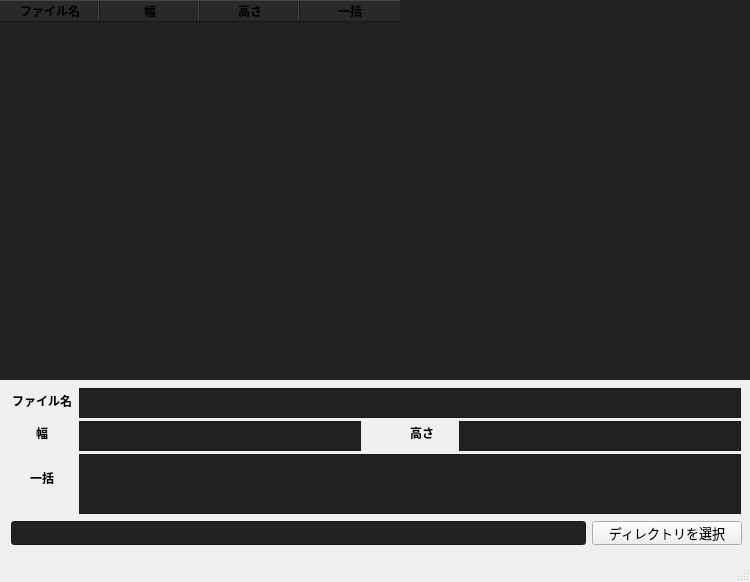
<?xml version="1.0" encoding="UTF-8"?>
<ui version="4.0">
 <class>MainWindow</class>
 <widget class="QMainWindow" name="MainWindow">
  <property name="geometry">
   <rect>
    <x>0</x>
    <y>0</y>
    <width>750</width>
    <height>582</height>
   </rect>
  </property>
  <property name="sizePolicy">
   <sizepolicy hsizetype="Preferred" vsizetype="Preferred">
    <horstretch>0</horstretch>
    <verstretch>0</verstretch>
   </sizepolicy>
  </property>
  <property name="windowTitle">
   <string>MainWindow</string>
  </property>
  <property name="styleSheet">
   <string notr="true"/>
  </property>
  <widget class="QWidget" name="centralwidget">
   <widget class="QTableWidget" name="table">
    <property name="geometry">
     <rect>
      <x>0</x>
      <y>0</y>
      <width>750</width>
      <height>380</height>
     </rect>
    </property>
    <property name="minimumSize">
     <size>
      <width>0</width>
      <height>290</height>
     </size>
    </property>
    <property name="font">
     <font>
      <pointsize>9</pointsize>
     </font>
    </property>
    <property name="cursor" stdset="0">
     <cursorShape>PointingHandCursor</cursorShape>
    </property>
    <property name="mouseTracking">
     <bool>true</bool>
    </property>
    <property name="layoutDirection">
     <enum>Qt::LeftToRight</enum>
    </property>
    <property name="autoFillBackground">
     <bool>false</bool>
    </property>
    <property name="styleSheet">
     <string notr="true">background-color: #222;</string>
    </property>
    <property name="frameShape">
     <enum>QFrame::NoFrame</enum>
    </property>
    <property name="frameShadow">
     <enum>QFrame::Sunken</enum>
    </property>
    <property name="verticalScrollBarPolicy">
     <enum>Qt::ScrollBarAsNeeded</enum>
    </property>
    <property name="horizontalScrollBarPolicy">
     <enum>Qt::ScrollBarAlwaysOff</enum>
    </property>
    <property name="sizeAdjustPolicy">
     <enum>QAbstractScrollArea::AdjustToContents</enum>
    </property>
    <property name="autoScroll">
     <bool>false</bool>
    </property>
    <property name="editTriggers">
     <set>QAbstractItemView::NoEditTriggers</set>
    </property>
    <property name="selectionMode">
     <enum>QAbstractItemView::SingleSelection</enum>
    </property>
    <property name="gridStyle">
     <enum>Qt::NoPen</enum>
    </property>
    <property name="wordWrap">
     <bool>false</bool>
    </property>
    <property name="columnCount">
     <number>4</number>
    </property>
    <attribute name="horizontalHeaderVisible">
     <bool>true</bool>
    </attribute>
    <attribute name="horizontalHeaderCascadingSectionResizes">
     <bool>false</bool>
    </attribute>
    <attribute name="horizontalHeaderHighlightSections">
     <bool>true</bool>
    </attribute>
    <attribute name="horizontalHeaderShowSortIndicator" stdset="0">
     <bool>false</bool>
    </attribute>
    <attribute name="horizontalHeaderStretchLastSection">
     <bool>false</bool>
    </attribute>
    <attribute name="verticalHeaderVisible">
     <bool>false</bool>
    </attribute>
    <column>
     <property name="text">
      <string>ファイル名</string>
     </property>
     <property name="font">
      <font>
       <weight>75</weight>
       <bold>true</bold>
      </font>
     </property>
     <property name="foreground">
      <brush brushstyle="SolidPattern">
       <color alpha="255">
        <red>0</red>
        <green>0</green>
        <blue>0</blue>
       </color>
      </brush>
     </property>
    </column>
    <column>
     <property name="text">
      <string>幅</string>
     </property>
     <property name="font">
      <font>
       <weight>75</weight>
       <bold>true</bold>
      </font>
     </property>
     <property name="foreground">
      <brush brushstyle="SolidPattern">
       <color alpha="255">
        <red>0</red>
        <green>0</green>
        <blue>0</blue>
       </color>
      </brush>
     </property>
    </column>
    <column>
     <property name="text">
      <string>高さ</string>
     </property>
     <property name="font">
      <font>
       <weight>75</weight>
       <bold>true</bold>
      </font>
     </property>
     <property name="foreground">
      <brush brushstyle="SolidPattern">
       <color alpha="255">
        <red>0</red>
        <green>0</green>
        <blue>0</blue>
       </color>
      </brush>
     </property>
    </column>
    <column>
     <property name="text">
      <string>一括</string>
     </property>
     <property name="font">
      <font>
       <weight>75</weight>
       <bold>true</bold>
      </font>
     </property>
     <property name="foreground">
      <brush brushstyle="SolidPattern">
       <color alpha="255">
        <red>0</red>
        <green>0</green>
        <blue>0</blue>
       </color>
      </brush>
     </property>
    </column>
   </widget>
   <widget class="QWidget" name="layoutWidget">
    <property name="geometry">
     <rect>
      <x>11</x>
      <y>520</y>
      <width>731</width>
      <height>26</height>
     </rect>
    </property>
    <layout class="QHBoxLayout" name="horizontalLayout">
     <item>
      <widget class="QLineEdit" name="lineEdit">
       <property name="minimumSize">
        <size>
         <width>0</width>
         <height>24</height>
        </size>
       </property>
       <property name="styleSheet">
        <string notr="true">background-color: #222;</string>
       </property>
      </widget>
     </item>
     <item>
      <widget class="QPushButton" name="browseButton">
       <property name="minimumSize">
        <size>
         <width>150</width>
         <height>24</height>
        </size>
       </property>
       <property name="maximumSize">
        <size>
         <width>150</width>
         <height>24</height>
        </size>
       </property>
       <property name="font">
        <font>
         <pointsize>10</pointsize>
         <weight>50</weight>
         <bold>false</bold>
        </font>
       </property>
       <property name="cursor">
        <cursorShape>PointingHandCursor</cursorShape>
       </property>
       <property name="styleSheet">
        <string notr="true">background-color: </string>
       </property>
       <property name="text">
        <string>ディレクトリを選択</string>
       </property>
      </widget>
     </item>
    </layout>
   </widget>
   <widget class="QWidget" name="layoutWidget">
    <property name="geometry">
     <rect>
      <x>10</x>
      <y>440</y>
      <width>731</width>
      <height>76</height>
     </rect>
    </property>
    <layout class="QHBoxLayout" name="horizontalLayout_3">
     <property name="spacing">
      <number>5</number>
     </property>
     <item>
      <widget class="QLabel" name="label_4">
       <property name="sizePolicy">
        <sizepolicy hsizetype="Preferred" vsizetype="Preferred">
         <horstretch>0</horstretch>
         <verstretch>0</verstretch>
        </sizepolicy>
       </property>
       <property name="minimumSize">
        <size>
         <width>64</width>
         <height>0</height>
        </size>
       </property>
       <property name="font">
        <font>
         <weight>75</weight>
         <bold>true</bold>
        </font>
       </property>
       <property name="text">
        <string>一括</string>
       </property>
       <property name="alignment">
        <set>Qt::AlignCenter</set>
       </property>
      </widget>
     </item>
     <item>
      <widget class="QTextEdit" name="all_custom">
       <property name="minimumSize">
        <size>
         <width>0</width>
         <height>60</height>
        </size>
       </property>
       <property name="maximumSize">
        <size>
         <width>16777215</width>
         <height>48</height>
        </size>
       </property>
       <property name="styleSheet">
        <string notr="true">background-color:#222;</string>
       </property>
       <property name="html">
        <string>&lt;!DOCTYPE HTML PUBLIC &quot;-//W3C//DTD HTML 4.0//EN&quot; &quot;http://www.w3.org/TR/REC-html40/strict.dtd&quot;&gt;
&lt;html&gt;&lt;head&gt;&lt;meta name=&quot;qrichtext&quot; content=&quot;1&quot; /&gt;&lt;style type=&quot;text/css&quot;&gt;
p, li { white-space: pre-wrap; }
&lt;/style&gt;&lt;/head&gt;&lt;body style=&quot; font-family:'MS UI Gothic'; font-size:9pt; font-weight:400; font-style:normal;&quot;&gt;
&lt;p style=&quot;-qt-paragraph-type:empty; margin-top:0px; margin-bottom:0px; margin-left:0px; margin-right:0px; -qt-block-indent:0; text-indent:0px;&quot;&gt;&lt;br /&gt;&lt;/p&gt;&lt;/body&gt;&lt;/html&gt;</string>
       </property>
      </widget>
     </item>
    </layout>
   </widget>
   <widget class="QWidget" name="layoutWidget">
    <property name="geometry">
     <rect>
      <x>10</x>
      <y>380</y>
      <width>731</width>
      <height>41</height>
     </rect>
    </property>
    <layout class="QHBoxLayout" name="horizontalLayout_2">
     <property name="spacing">
      <number>5</number>
     </property>
     <item>
      <widget class="QLabel" name="label">
       <property name="minimumSize">
        <size>
         <width>64</width>
         <height>0</height>
        </size>
       </property>
       <property name="font">
        <font>
         <weight>75</weight>
         <bold>true</bold>
        </font>
       </property>
       <property name="text">
        <string>ファイル名</string>
       </property>
       <property name="alignment">
        <set>Qt::AlignCenter</set>
       </property>
      </widget>
     </item>
     <item>
      <widget class="QTextEdit" name="filename_custom">
       <property name="minimumSize">
        <size>
         <width>0</width>
         <height>30</height>
        </size>
       </property>
       <property name="maximumSize">
        <size>
         <width>16777215</width>
         <height>24</height>
        </size>
       </property>
       <property name="styleSheet">
        <string notr="true">background-color:#222;</string>
       </property>
       <property name="verticalScrollBarPolicy">
        <enum>Qt::ScrollBarAlwaysOff</enum>
       </property>
       <property name="horizontalScrollBarPolicy">
        <enum>Qt::ScrollBarAlwaysOff</enum>
       </property>
       <property name="html">
        <string>&lt;!DOCTYPE HTML PUBLIC &quot;-//W3C//DTD HTML 4.0//EN&quot; &quot;http://www.w3.org/TR/REC-html40/strict.dtd&quot;&gt;
&lt;html&gt;&lt;head&gt;&lt;meta name=&quot;qrichtext&quot; content=&quot;1&quot; /&gt;&lt;style type=&quot;text/css&quot;&gt;
p, li { white-space: pre-wrap; }
&lt;/style&gt;&lt;/head&gt;&lt;body style=&quot; font-family:'MS UI Gothic'; font-size:9pt; font-weight:400; font-style:normal;&quot;&gt;
&lt;p style=&quot;-qt-paragraph-type:empty; margin-top:0px; margin-bottom:0px; margin-left:0px; margin-right:0px; -qt-block-indent:0; text-indent:0px;&quot;&gt;&lt;br /&gt;&lt;/p&gt;&lt;/body&gt;&lt;/html&gt;</string>
       </property>
       <property name="placeholderText">
        <string/>
       </property>
      </widget>
     </item>
    </layout>
   </widget>
   <widget class="QWidget" name="layoutWidget">
    <property name="geometry">
     <rect>
      <x>10</x>
      <y>410</y>
      <width>351</width>
      <height>46</height>
     </rect>
    </property>
    <layout class="QHBoxLayout" name="horizontalLayout_4">
     <property name="spacing">
      <number>5</number>
     </property>
     <item>
      <widget class="QLabel" name="label_2">
       <property name="minimumSize">
        <size>
         <width>64</width>
         <height>0</height>
        </size>
       </property>
       <property name="font">
        <font>
         <weight>75</weight>
         <bold>true</bold>
        </font>
       </property>
       <property name="text">
        <string>幅</string>
       </property>
       <property name="alignment">
        <set>Qt::AlignCenter</set>
       </property>
      </widget>
     </item>
     <item>
      <widget class="QTextEdit" name="width_custom">
       <property name="minimumSize">
        <size>
         <width>0</width>
         <height>30</height>
        </size>
       </property>
       <property name="maximumSize">
        <size>
         <width>16777215</width>
         <height>24</height>
        </size>
       </property>
       <property name="font">
        <font>
         <stylestrategy>PreferAntialias</stylestrategy>
        </font>
       </property>
       <property name="styleSheet">
        <string notr="true">background-color:#222;</string>
       </property>
       <property name="inputMethodHints">
        <set>Qt::ImhNone</set>
       </property>
       <property name="verticalScrollBarPolicy">
        <enum>Qt::ScrollBarAlwaysOff</enum>
       </property>
       <property name="horizontalScrollBarPolicy">
        <enum>Qt::ScrollBarAlwaysOff</enum>
       </property>
       <property name="html">
        <string>&lt;!DOCTYPE HTML PUBLIC &quot;-//W3C//DTD HTML 4.0//EN&quot; &quot;http://www.w3.org/TR/REC-html40/strict.dtd&quot;&gt;
&lt;html&gt;&lt;head&gt;&lt;meta name=&quot;qrichtext&quot; content=&quot;1&quot; /&gt;&lt;style type=&quot;text/css&quot;&gt;
p, li { white-space: pre-wrap; }
&lt;/style&gt;&lt;/head&gt;&lt;body style=&quot; font-family:'MS UI Gothic'; font-size:9pt; font-weight:400; font-style:normal;&quot;&gt;
&lt;p style=&quot;-qt-paragraph-type:empty; margin-top:0px; margin-bottom:0px; margin-left:0px; margin-right:0px; -qt-block-indent:0; text-indent:0px;&quot;&gt;&lt;br /&gt;&lt;/p&gt;&lt;/body&gt;&lt;/html&gt;</string>
       </property>
      </widget>
     </item>
    </layout>
   </widget>
   <widget class="QWidget" name="layoutWidget">
    <property name="geometry">
     <rect>
      <x>390</x>
      <y>410</y>
      <width>351</width>
      <height>46</height>
     </rect>
    </property>
    <layout class="QHBoxLayout" name="horizontalLayout_5">
     <property name="spacing">
      <number>5</number>
     </property>
     <item>
      <widget class="QLabel" name="label_3">
       <property name="minimumSize">
        <size>
         <width>64</width>
         <height>0</height>
        </size>
       </property>
       <property name="font">
        <font>
         <weight>75</weight>
         <bold>true</bold>
        </font>
       </property>
       <property name="text">
        <string>高さ</string>
       </property>
       <property name="alignment">
        <set>Qt::AlignCenter</set>
       </property>
      </widget>
     </item>
     <item>
      <widget class="QTextEdit" name="height_custom">
       <property name="minimumSize">
        <size>
         <width>0</width>
         <height>30</height>
        </size>
       </property>
       <property name="maximumSize">
        <size>
         <width>16777215</width>
         <height>24</height>
        </size>
       </property>
       <property name="styleSheet">
        <string notr="true">background-color:#222;</string>
       </property>
       <property name="inputMethodHints">
        <set>Qt::ImhNone</set>
       </property>
       <property name="verticalScrollBarPolicy">
        <enum>Qt::ScrollBarAlwaysOff</enum>
       </property>
       <property name="horizontalScrollBarPolicy">
        <enum>Qt::ScrollBarAlwaysOff</enum>
       </property>
       <property name="html">
        <string>&lt;!DOCTYPE HTML PUBLIC &quot;-//W3C//DTD HTML 4.0//EN&quot; &quot;http://www.w3.org/TR/REC-html40/strict.dtd&quot;&gt;
&lt;html&gt;&lt;head&gt;&lt;meta name=&quot;qrichtext&quot; content=&quot;1&quot; /&gt;&lt;style type=&quot;text/css&quot;&gt;
p, li { white-space: pre-wrap; }
&lt;/style&gt;&lt;/head&gt;&lt;body style=&quot; font-family:'MS UI Gothic'; font-size:9pt; font-weight:400; font-style:normal;&quot;&gt;
&lt;p style=&quot;-qt-paragraph-type:empty; margin-top:0px; margin-bottom:0px; margin-left:0px; margin-right:0px; -qt-block-indent:0; text-indent:0px;&quot;&gt;&lt;br /&gt;&lt;/p&gt;&lt;/body&gt;&lt;/html&gt;</string>
       </property>
      </widget>
     </item>
    </layout>
   </widget>
  </widget>
  <widget class="QStatusBar" name="statusBar">
   <property name="minimumSize">
    <size>
     <width>0</width>
     <height>32</height>
    </size>
   </property>
  </widget>
 </widget>
 <resources/>
 <connections/>
</ui>
